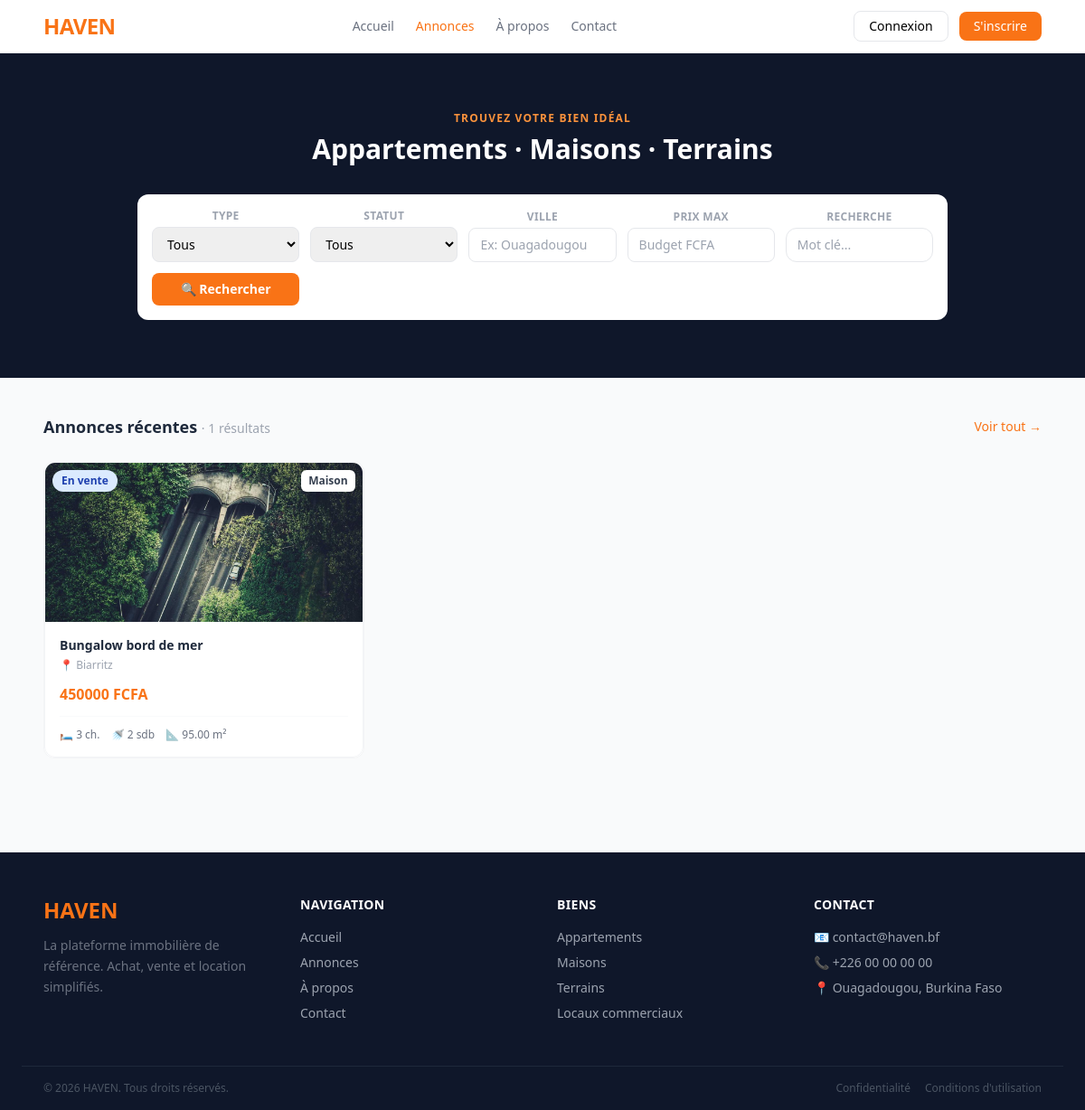
The page /search/ on the database as committed earlier.
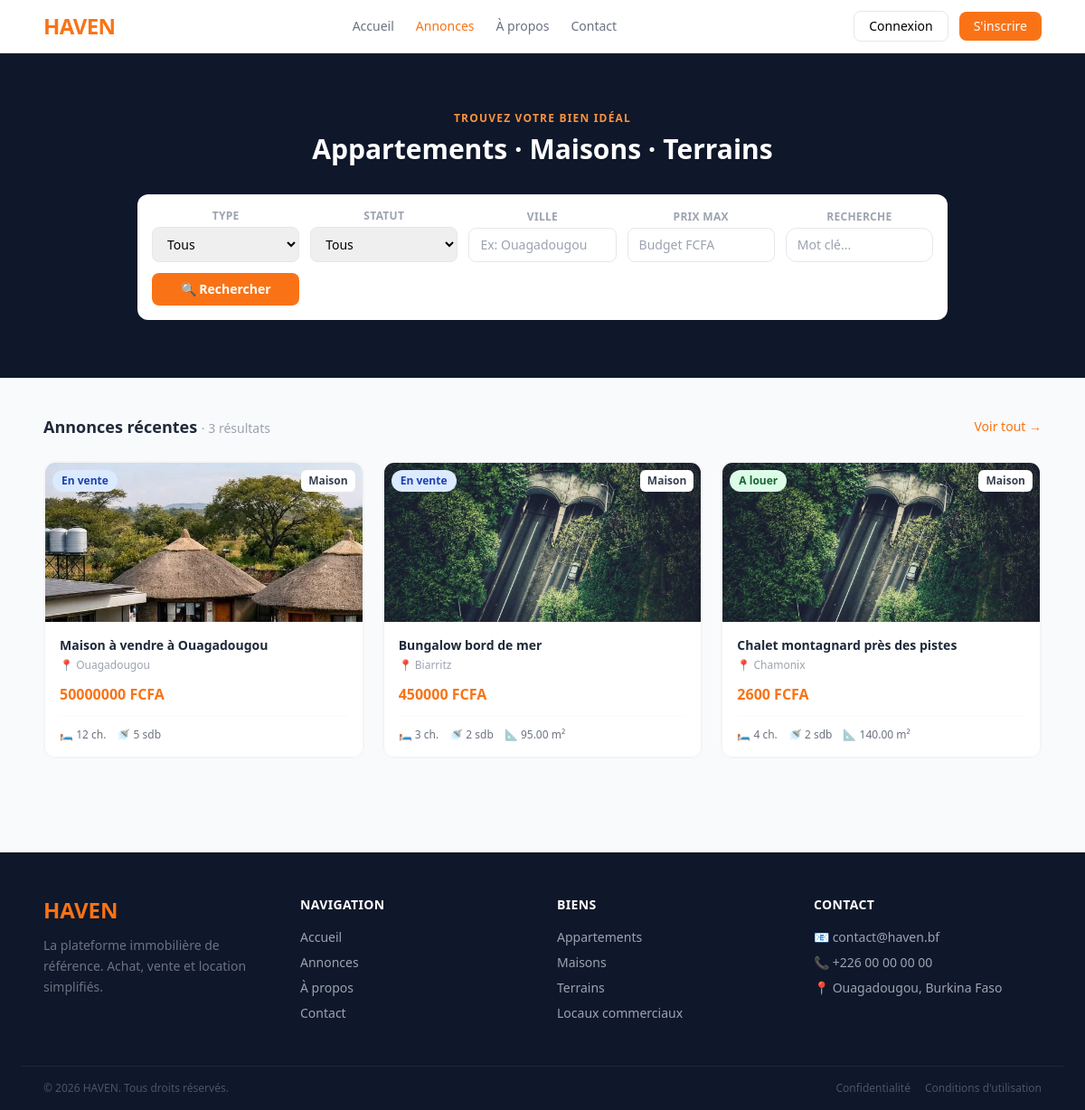
The same page on the database as committed later.
### apps/listings/models.py (models this page shows, shortened)
class Listing(models.Model):
    STATUS = [
        ('En vente', 'En vente'),
        ('A louer', 'A louer'),
        ('Vendu', 'Vendu'),
        ('Loué', 'Loué'),
    ]
    TYPES = [
        ('Appartement', 'Appartement'),
        ('Maison', 'Maison'),
        ('Local commercial', 'Local commercial'),
        ('Terrain', 'Terrain'),
    ]
    user = models.ForeignKey(settings.AUTH_USER_MODEL,
                            on_delete=models.CASCADE)
    title = models.CharField(max_length=255)
    description = models.TextField()
    property_type = models.CharField(max_length=20, choices=TYPES)
    status = models.CharField(max_length=20, choices=STATUS)
    price = models.DecimalField(max_digits=14,decimal_places=2)
    bathrooms = models.IntegerField()
    bedrooms = models.IntegerField()
    is_available = models.BooleanField(default=True)
    city = models.CharField(max_length=255)
    longitude = models.DecimalField(max_digits=9, decimal_places=6)
    latitude = models.DecimalField(max_digits=9, decimal_places=6)
    created_at = models.DateTimeField(auto_now_add=True)
    area = models.DecimalField(max_digits=8, decimal_places=2, null=True, blank=True)
    is_approved = models.BooleanField(default=False)
    def get_first_image(self):
        first = self.images.first()
        return first.image.url if first else None
    class Meta:
        ordering = ['-created_at']

class Images(models.Model):
    listing = models.ForeignKey(Listing,on_delete=models.CASCADE, related_name='images')
    image = models.ImageField(upload_to='listings/images/')
    class Meta:
        ordering = ['listing']

### apps/listings/views.py (the view)
# urls.py: path('search/',views.search,name='search'),
def search(request):
    listings = Listing.objects.filter(is_available=True,is_approved=True)
    status = request.GET.get('status')
    city = request.GET.get('city')
    property_type = request.GET.get('property_type')
    price_max = request.GET.get('price_max')
    query = request.GET.get('q')
    if status:
        listings = listings.filter(status=status)
    if city:
        listings = listings.filter(city__icontains=city)
    if property_type:
        listings = listings.filter(property_type=property_type)
    if price_max:
        listings = listings.filter(price__lte=price_max)
    if query:
        search_vector = SearchVector('title', weight='A') + SearchVector('description', weight='B') + SearchVector('city', weight='C')
        search_query = SearchQuery(query)
        listings = listings.annotate(
            rank=SearchRank(search_vector, search_query)
        ).filter(rank__gte=0).order_by('-rank')
    page = request.GET.get('page')
    listings = Paginator(listings, 6).get_page(page)
    context = {
        'listings': listings,
        'types': Listing.TYPES,
        'statuses': Listing.STATUS[:2],
        'filters': request.GET,
    }
    return render(request, 'listings/search.html', context=context)

### templates/listings/search.html (shortened to what the changed rows need)
{% extends 'base.html' %}
{% block content %}
<div class="bg-slate-900 py-16 px-6 text-center">
    <h1 class="text-white text-3xl font-bold mb-8">Appartements · Maisons · Terrains</h1>
</div>
<div class="max-w-6xl mx-auto px-6 py-10">
    <div class="flex items-center justify-between mb-6">
        <h2 class="text-lg font-semibold text-slate-800">Annonces récentes
            <span class="text-gray-400 font-normal text-sm">· {{ listings|length }} résultats</span>
        </h2>
    </div>
    <div class="grid grid-cols-1 md:grid-cols-2 lg:grid-cols-3 gap-5">
        {% for listing in listings %}
        <a href="{% url 'listing_detail' listing.pk %}"
            class="bg-white rounded-xl overflow-hidden border border-gray-100 hover:-translate-y-1 hover:shadow-lg transition-all duration-200 block">
            <div
                class="bg-white rounded-xl overflow-hidden border border-gray-100 hover:-translate-y-1 hover:shadow-lg transition-all duration-200">
                <div class="relative h-44 bg-gray-100">
                    {% if listing.get_first_image %}
                    <img src="{{ listing.get_first_image }}" alt="{{ listing.title }}"
                        class="w-full h-full object-cover">
                    {% else %}
                    <div class="w-full h-full flex items-center justify-center text-4xl">🏠</div>
                    {% endif %}
                    <span
                        class="absolute top-2 left-2 text-xs font-semibold px-2.5 py-1 rounded-full
                    {% if listing.status == 'A louer' %}bg-green-100 text-green-800{% else %}bg-blue-100 text-blue-800{% endif %}">
                        {{ listing.status }}
                    </span>
                    <span
                        class="absolute top-2 right-2 bg-white text-xs font-semibold px-2 py-1 rounded-md text-gray-700">
                        {{ listing.property_type }}
                    </span>
                </div>
                <div class="p-4">
                    <h3 class="font-semibold text-slate-800 text-sm mb-1 truncate">{{ listing.title }}</h3>
                    <p class="text-xs text-gray-400 mb-3">📍 {{ listing.city }}</p>
                    <p class="text-orange-500 font-bold text-base mb-3">{{ listing.price|floatformat:0 }} FCFA</p>
                    <div class="flex gap-3 text-xs text-gray-500 border-t border-gray-50 pt-3">
                        {% if listing.bedrooms %}<span>🛏 {{ listing.bedrooms }} ch.</span>{% endif %}
                        {% if listing.bathrooms %}<span>🚿 {{ listing.bathrooms }} sdb</span>{% endif %}
                        {% if listing.area %}<span>📐 {{ listing.area }} m²</span>{% endif %}
                    </div>
                </div>
            </div>
        </a>
        {% empty %}
        <div class="col-span-3 text-center py-16 text-gray-400">Aucune annonce disponible.</div>
        {% endfor %}
    </div>
</div>
{% endblock %}

Rows that differ between the two databases and show on the page:
now on this page (row edited): Listing: get_first_image (picture), status "En vente", property_type "Maison", title "Maison à vendre à Ouagadougou", city "Ouagadougou", price "50000000", bedrooms "12", bathrooms "5"
now on this page (row edited): Listing: get_first_image (picture), status "A louer", property_type "Maison", title "Chalet montagnard près des pistes", city "Chamonix", price "2600", bedrooms "4", bathrooms "2", area "140.00"
Other text that changed with them:
{{ listings|length }}: "1" → "3"
